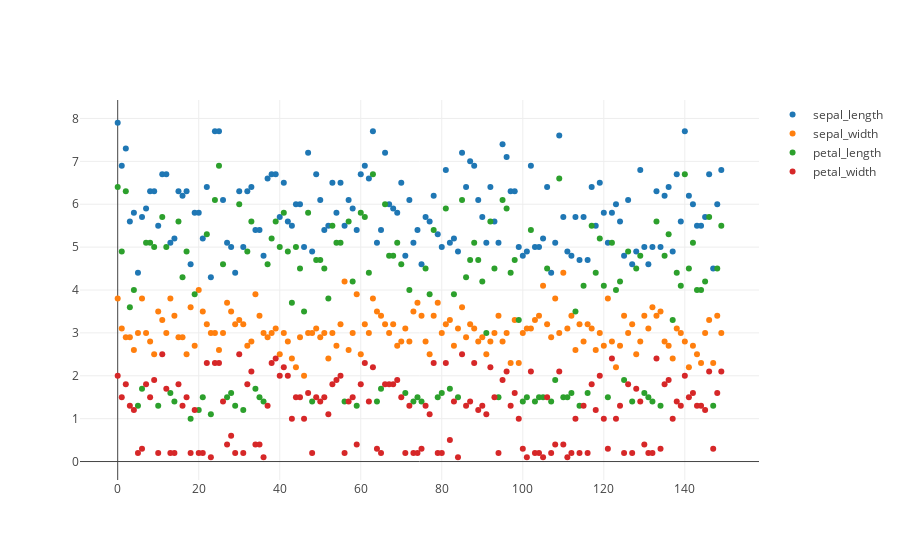

The cell this chart's notebook holds for it:
### Markdown cell above
### Visualize features

### Code cell
// Visualize data.
let x = Array::from_iter(0..target.len());

let mut plot = Plot::new();
for i in 0..features.ncols() {
  let y = features.slice(s![.., i]).to_owned(); 
  let t = Scatter::from_array(x.clone(), y).name(&feature_names[i]).mode(Mode::Markers);
  plot.add_trace(t);
}
plot

### Figure 1 — Plotly figure (JSON) as saved in the notebook; plotly's stock layout.template omitted (floating-point values rounded to 4 significant figures; data arrays with more than 128 entries replaced by an {"elided": "..."} marker saying what was removed)
{"data": [{"mode": "markers", "name": "sepal_length", "type": "scatter", "x": {"elided": "150 int values"}, "y": {"elided": "150 float values"}}, {"mode": "markers", "name": "sepal_width", "type": "scatter", "x": {"elided": "150 int values"}, "y": {"elided": "150 float values"}}, {"mode": "markers", "name": "petal_length", "type": "scatter", "x": {"elided": "150 int values"}, "y": {"elided": "150 float values"}}, {"mode": "markers", "name": "petal_width", "type": "scatter", "x": {"elided": "150 int values"}, "y": {"elided": "150 float values"}}], "layout": {"autosize": true, "xaxis": {"autorange": true, "range": [-9.284, 158.3], "type": "linear"}, "yaxis": {"autorange": true, "range": [-0.5437, 8.544], "type": "linear"}}}
